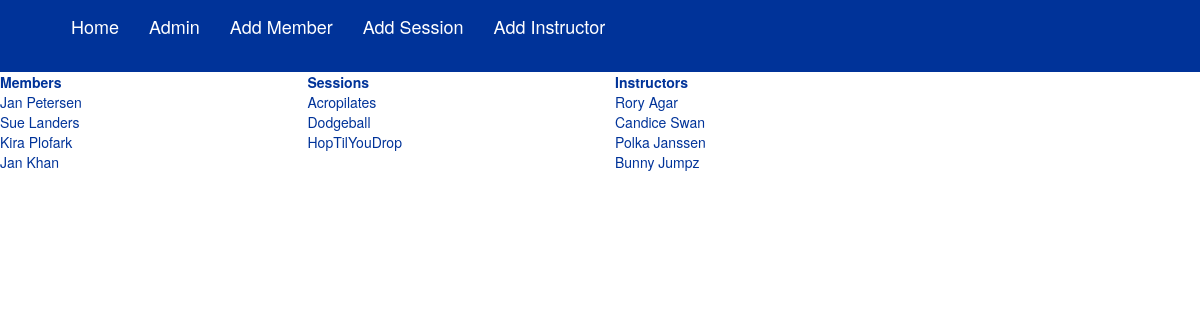
The page /my_gym/ on the database as committed earlier.
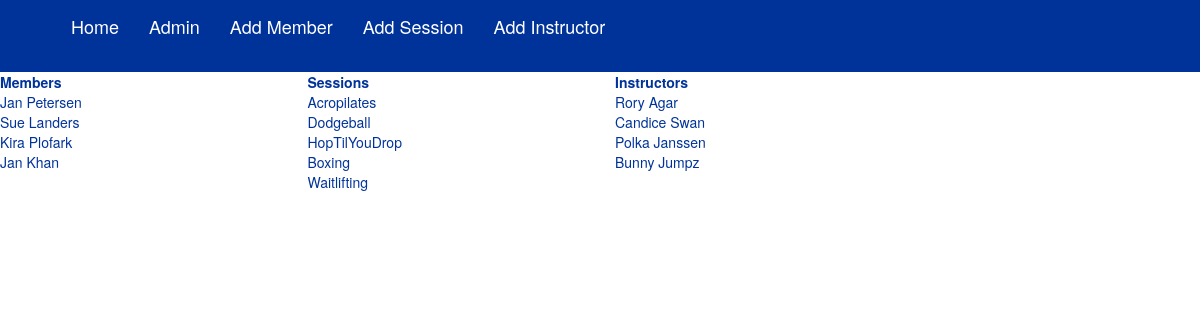
The same page on the database as committed later.
### my_gym/models.py (models this page shows, shortened)
class Member(models.Model):
    first_name = models.CharField(max_length=255)
    last_name = models.CharField(max_length=255)

class Session(models.Model):
    title = models.CharField(max_length=255)
    instructor = models.ForeignKey(Instructor, default="", on_delete=models.CASCADE)

class Instructor(models.Model):
    first_name = models.CharField(max_length=255)
    last_name = models.CharField(max_length=255)

### my_gym/views.py (the view)
# urls.py: path('', views.index, name='index'),
def index(request):
    members = Member.objects.all()
    sessions = Session.objects.all()
    instructors = Instructor.objects.all()
    return render(request, "my_gym/index.html", locals())

### templates/my_gym/index.html (shortened to what this page needs)
{% extends "base.html" %}
	{% block content %}
	<div class="row">
		<div class="col-sm-3">
			<div class="table table-dark table-striped">
				<table>
					<th>Members</th>
					{% for member in members %}
					<tr>
						<td>{{ member.first_name }} {{ member.last_name }}</td>
					</tr>
					{% endfor %}
				</table>
			</div>
		</div>
		<div class="col-sm-3">
			<table>
				<th>Sessions</th>
				{% for session in sessions %}
				<tr>
					<td>{{ session.title }}</td>
				</tr>
				{% endfor %}
			</table>
		</div>
		<div class="col-sm-3">
			<table>
				<th>Instructors</th>
				{% for instructor in instructors %}
				<tr>
					<td>{{ instructor.first_name}} {{ instructor.last_name }}</td>
				</tr>
				{% endfor %}
			</table>
		</div>
	</div>
	{% endblock %}

### templates/base.html (shortened to what this page needs)
{% load static %}
<!DOCTYPE html>
<html lang="en">
<head>
    <link rel="stylesheet" href="//maxcdn.bootstrapcdn.com/bootstrap/3.2.0/css/bootstrap.min.css">
    <link rel="stylesheet" href="{% static 'css/style.css' %}">
</head>
<body>
        <div class="header">
                <div class="container-fluid">
                    <nav class="navbar navbar-expand-lg">
                        <ul class="navbar-nav">
                            <li class="nav"><a class="navbar-brand" href="{% url 'index' %}">Home</a></li>
                            <li class="nav"><a class="navbar-brand " href="/admin">Admin</a></li>
                            <li class="nav"><a class="navbar-brand " href="{% url 'member_new' %}" >Add Member</a></li>
                            <li class="nav"><a class="navbar-brand " href="{% url 'session_new' %}" >Add Session</a></li>
                            <li class="nav"><a class="navbar-brand " href="{% url 'instructor_new' %}" >Add Instructor</a></li>
                    </ul>
                </nav>
            </div>
        </div>
	{% block content %}
    {% endblock %}
</body>
</html>

### static/css/style.css (style rules this page uses)
.header { background-color: #003399 }
.navbar-brand { color: white }
table { padding-left: 20px; color: #003399 }

Rows that differ between the two databases and show on the page:
added Session: title "Boxing"
added Session: title "Waitlifting"
